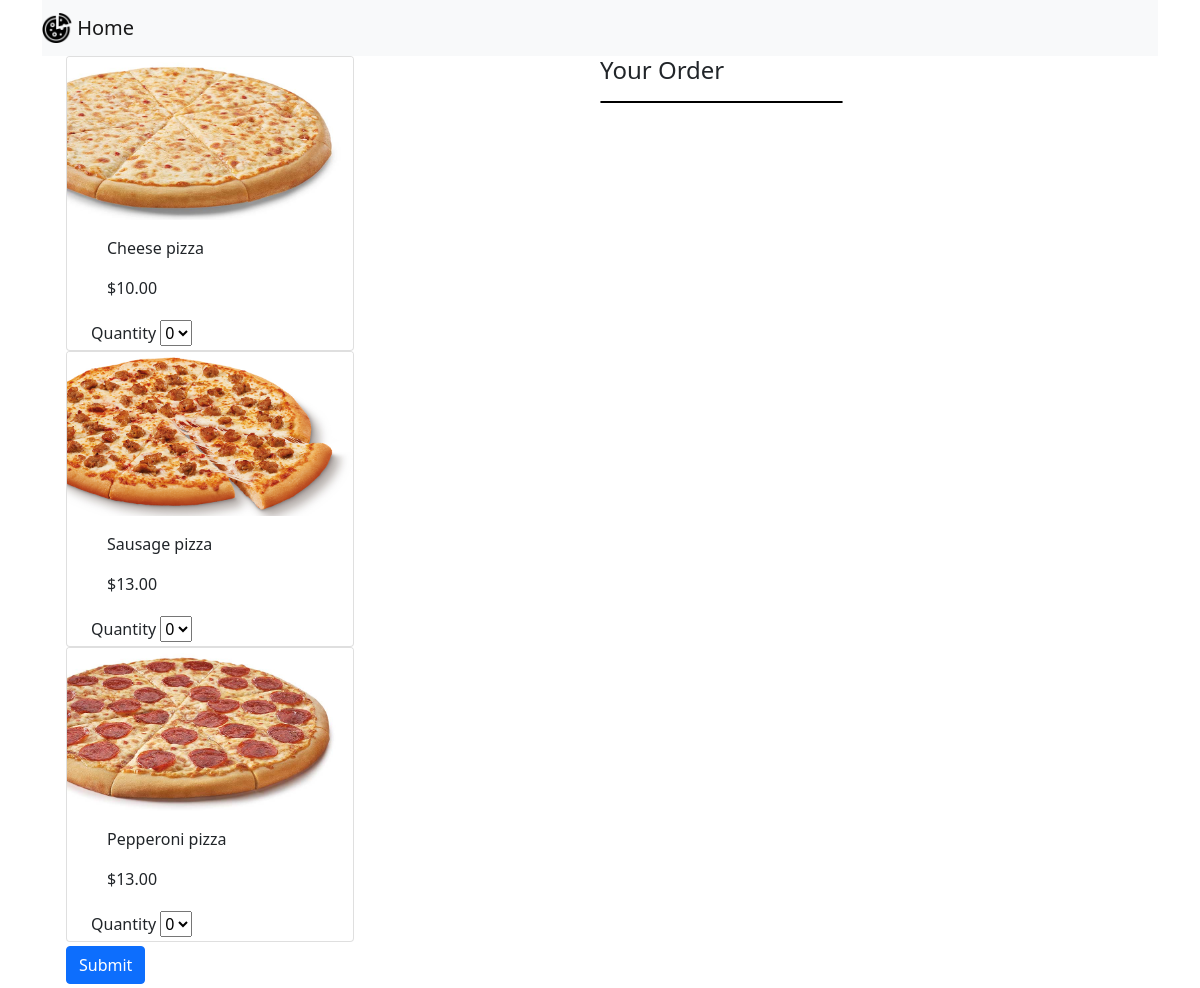
The page / on the database its author committed.
### app/models.py (models this page shows, shortened)
class Item(db.Model):
    id = db.Column(db.Integer, primary_key=True)
    item_name = db.Column(db.String(20), unique=True)
    item_cost = db.Column(db.Float)
    image_file = db.Column(db.String(20), nullable=False, default='default.jpg')

### app/routes.py (the view)
@app.route('/', methods=['GET', 'POST'])
def index():
    menu_query = Item.query.all()
    if request.method == 'POST':
        new_order = Order(order_time=datetime.datetime.now())
        db.session.add(new_order)
        db.session.commit()
        new_order_id = new_order.id
        for item in menu_query:
            quantity = request.form[f"item{item.id}"]
            new_item_by_order = ItemsByOrder(qty=quantity, item_id=item.id, order_id=new_order_id)
            db.session.add(new_item_by_order)
        db.session.commit()
        return redirect(f'/order_details/{new_order_id}')
    else:
        return render_template('index.html', menu=menu_query)

### app/templates/index.html (shortened to what this page needs)
{% extends 'base.html' %}
{% block body %}
    <div class="row container">
        <form class="col-md-6" action="/" method="post">
            <div class="form-row align-items-center">
                {% for item in menu %}
                    <div class="card" style="width: 18rem;">
                        <img class="card-img-top" src="/static/{{ item.image_file }}" alt="pizza picture">
                        <div class="container">
                            <div class="card-body">
                                <p class="card-text" id="pizza{{ item.id }}">{{ item.item_name }}</p>
                                <p class="card-text">{{ "${0:.2f}".format(item.item_cost) }}</p>
                            </div>
                            <div class="col-auto my-1">
                                <label class="mr-sm-2" for="inlineFormCustomSelect">Quantity</label>
                                <select class="custom-select mr-sm-2" name="item{{ item.id }}" id="item{{ item.id }}">
                                    <option value=0 selected>0</option>
                                </select>
                            </div>
                        </div>
                    </div>
                {% endfor %}
                <div class="col-auto my-1">
                    <button type="submit" class="btn btn-primary">Submit</button>
                </div>
            </div>
        </form>
        <div class="col-md-3">
            <div class="content-section">
                <h4>Your Order</h4>
                <p class='text-muted'>
                <ul class="list-group" style="border: 1px solid black">
                </ul>
                </p>
            </div>
        </div>
    </div>
{% endblock %}

### app/templates/base.html (shortened to what this page needs)
<!DOCTYPE html>
<html lang="en">
<head>
    <link href="https://cdn.jsdelivr.net/npm/bootstrap@5.0.0-beta2/dist/css/bootstrap.min.css" rel="stylesheet">
</head>
<body>
    <main role="main" class="container">
        <nav class="navbar navbar-light bg-light">
            <a class="navbar-brand" href="/">
                <img src="{{ url_for('static', filename='pizza.png') }}" alt="pizza" width="30" height="30" class="d-inline-block align-top">
                Home
            </a>
        </nav>
        {% block body %}{% endblock body %}
    </main>
</body>
</html>

### rows shown on the page
Item: image_file (picture), item_name "Cheese pizza", item_cost "$10.00", item1 "0"
Item: image_file (picture), item_name "Sausage pizza", item_cost "$13.00", item2 "0"
Item: image_file (picture), item_name "Pepperoni pizza", item_cost "$13.00", item3 "0"
